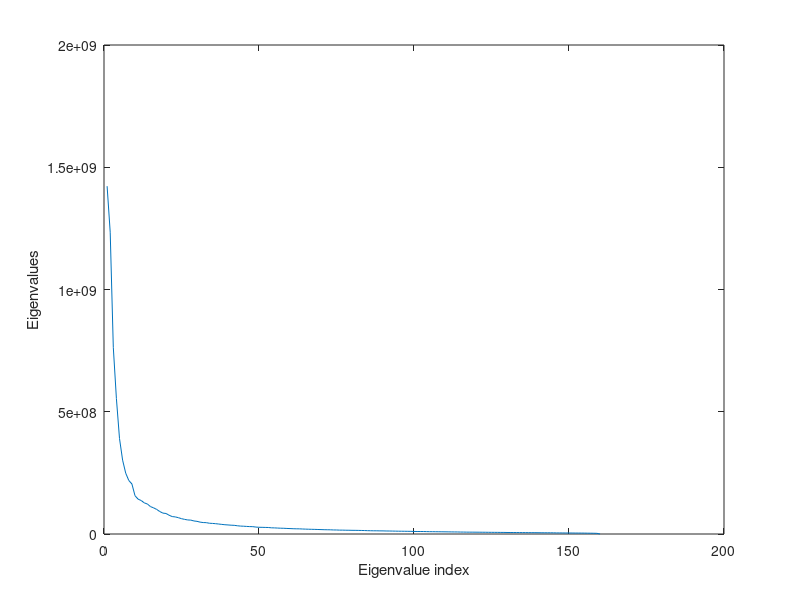
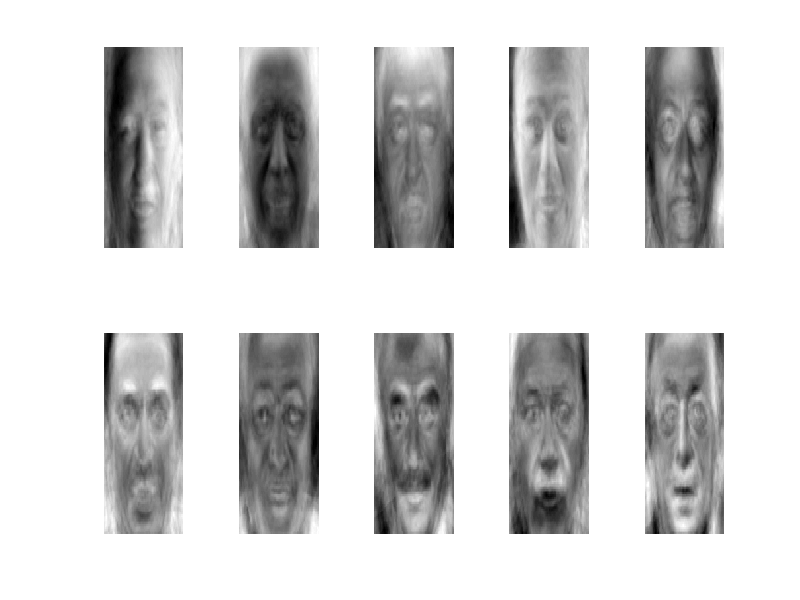

These charts were generated, in order, by the following MATLAB code: (Note: this script raises an error after producing the figures.)
% performs eigenface based recognition
clear;
close all;

%load
load person
FRACTION = .4; %fraction of eigen vectors to use

%% cross validation
tic
folditer = 5;
fold = folditer;
fold_size = length(person(1).faces) / fold;
train_size = (fold-1) * fold_size;
total_train = train_size * SUBJECTS;
all_size = train_size + fold_size;
disp(['folds ' num2str(fold)]);
final_total_count = 0;
final_correct_count = 0;
for thisfold=1:fold
    test_start = (thisfold-1) * fold_size + 1;
    test_end = test_start + fold_size - 1;
    train_start1 = 1;
    train_end1 = test_start - 1;
    train_start2 = test_end + 1;
    train_end2 = length(person(1).faces);
    disp(['teststart testend trainstart1 trainend1 trainstart2 trainend2 = ' num2str([test_start test_end train_start1 train_end1 train_start2 train_end2])]);
    total_count = 0;
    correct_count = 0;
    % start eigenface computation
    %append the images in columns of a matrix A
    clear images;
    images = [];
    for i=1:SUBJECTS
        for j=train_start1:train_end1
            face = cell2mat(person(i).faces(j));
            facecol = reshape(face, [], 1);
            images = [images facecol];
        end
        for j=train_start2:train_end2
            face = cell2mat(person(i).faces(j));
            facecol = reshape(face, [], 1);
            images = [images facecol];
        end
    end
    disp(['images array size = ' num2str(size(images))]);
    images = double(images);
    % find mean
    meanimage = mean(images, 2); %mean in column DIM
    %subtract mean image
    A = zeros(size(images)); % A = mean subtracted image
    for i=1:size(images,2)
        A(:, i) = images(:,i) - meanimage;
    end
    %covariance matrix
    %X = A * A';
    % PCA of this covariance is computationally expensive, so workaround
    %Y = 1/(SUBJECTS * train_size) * A' * A;
    Y = A' * A;
    %whos images meanimage subtractedmean X Y
    % after finding eigen vector of Y, eigen vector of X = subtractedmean * V
    % eigen values are the same
    [V, lambda] = eig(Y);
    eigenfaces = A * V; %eigenvectors
    clear lambda_values;
    for i=1:size(lambda,1)
        lambda_values(i) = lambda(i,i);
    end
    %sort the vectors according to eigenvalues
    [tr index] = sort(lambda_values, 2, 'descend');
    eigenfaces = eigenfaces(:, index);
    lambda_values = lambda_values(index);
    figure
    plot(1:length(lambda_values), lambda_values);
    xlabel('Eigenvalue index');
    ylabel('Eigenvalues');
    vectorsize = ceil( FRACTION * length(lambda_values) );
    eigenfacestouse = eigenfaces(:,1:vectorsize);

    % plot eigenfaces and mean image
    figure
    colormap('gray');
    for i=1:10
        subplot(2,5,i)
        %vector normalized, reshape to image
        imagesc(reshape(eigenfaces(:,i) ./ norm(eigenfaces(:,i)), row, col));
        axis off
        %imshow(reshape(eigenfaces(:,i) ./ (max(eigenfaces(:,i))) , row, col));
    end
    suptitle('Eigenfaces');
    figure
    imshow(uint8(reshape(meanimage, row, col)));
    title('Mean image');

    % Find weight (coordinate) of projection of training images on each of the eigenvectors
    %wtrain = zeros(vectorsize, total_train);
    wtrain = eigenfacestouse' * A;
    % Testing
    figure;
    testimagenumber = 0;
    error = 0;
    for i=1:SUBJECTS
        for j=test_start:test_end
            testimagenumber = testimagenumber + 1;
            testim = cell2mat(person(i).faces(j));
            %imshow(im); pause();

            %subtract mean image
            testimdouble = double(testim) - reshape(meanimage, row, col);
            %imshow(uint8(im));
            %pause();

            %project mean subtracted image into the face space, 
            %calculate weight i.e. coordinate acc to new basis vectors
            testimvector = reshape(testimdouble, [], 1);
            wtest = eigenfacestouse' * testimvector;

            distanceToTrain = zeros(total_train, 1);
            %find distance between this test image and training images
            for k=1:total_train
                distanceToTrain(k) = norm(wtrain(:,k) - wtest, 2);
            end
            
            [tr index] = sort(distanceToTrain);
            %manage image offset due to cross validation
            %TODO: Check
            idPersonPredicted = floor((index(1) - 1) / train_size) + 1;
            image_id = mod( index(1), train_size);
            if(image_id == 0)
                image_id = train_end2;
            else
                if(image_id >= test_start)
                    image_id = image_id + fold_size;
                end
            end
            size(index);
            pause();
            disp(['index= ' num2str(index(1)) ' subj_id = ' num2str(idPersonPredicted) ' image_id = ' num2str(image_id)]); 
            disp(['matched image id ' num2str(image_id)]);
            disp(['matched person id ' num2str(idPersonPredicted)]);

            if( i ~= idPersonPredicted)
                error = error + 1;
            end
            %display
            subplot(1,4,1);
            imshow(testim)
            title('test image');
            firstmatch = uint8(reshape(images(:,index(1)), row, col));
            secondmatch = uint8(reshape(images(:,index(2)), row, col));
            thirdmatch = uint8(reshape(images(:,index(3)), row, col));
            subplot(1,4,2);
            imshow(firstmatch);
            title('first match');
            subplot(1,4,3);
            imshow(secondmatch);
            title('second match');
            subplot(1,4,4);
            imshow(thirdmatch);
            title('third match');
            pause();
        end
    end
    disp(['error : ' num2str(error/testimagenumber * 100)]);
    close all
    final_total_count = final_total_count + testimagenumber;
    final_correct_count = final_correct_count + (testimagenumber - error);
end
disp(['final accuracy : ' num2str(final_correct_count/final_total_count * 100)]);
